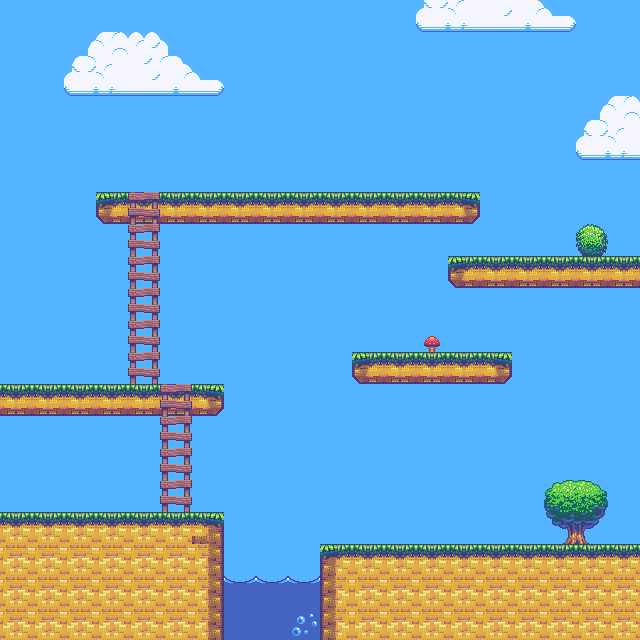

Below is a game level as drawn by its tile map, then a one-line description and the .tmx that defines it (tile-layer data replaced by summaries):
An orthogonal 20x20 tile map with 32x32 px tiles, 4 tile layers (Sky, Trees, Ground, Ladders) and 12 objects (Player1, Player2, key_1, key_2, T1, ...).

<map version="1.5" tiledversion="1.5.0" orientation="orthogonal" renderorder="right-down" width="20" height="20" tilewidth="32" tileheight="32" infinite="0" nextlayerid="12" nextobjectid="15">
 <tileset firstgid="1" source="../generic_platformer_tiles.tsx" />
 <layer id="4" name="Sky" width="20" height="20">
  <data>[400 cells, 400 non-empty, 10 distinct tile ids]</data>
 </layer>
 <layer id="2" name="Trees" width="20" height="20">
  <data>[400 cells, 6 non-empty, 6 distinct tile ids]</data>
 </layer>
 <layer id="1" name="Ground" width="20" height="20">
  <data>[400 cells, 94 non-empty, 12 distinct tile ids]</data>
 </layer>
 <layer id="3" name="Ladders" width="20" height="20">
  <data>[400 cells, 10 non-empty, 1 distinct tile ids]</data>
 </layer>
 <objectgroup id="5" name="Spawn">
  <object id="1" name="Player1" x="110.176" y="494.262" />
  <object id="2" name="Player2" x="47.4369" y="495.792" />
 </objectgroup>
 <objectgroup id="10" name="Keys">
  <object id="12" name="key_1" x="302.984" y="174.445" />
  <object id="13" name="key_2" x="433.053" y="174.445" />
 </objectgroup>
 <objectgroup id="11" name="Cages">
  <object id="14" x="81.1018" y="365.723" />
 </objectgroup>
 <objectgroup id="6" name="Coins">
  <object id="3" x="206.58" y="175.976">
   <ellipse />
  </object>
  <object id="4" x="44.3764" y="368.783">
   <ellipse />
  </object>
  <object id="5" x="429.992" y="524.866">
   <ellipse />
  </object>
  <object id="6" x="399.388" y="332.058">
   <ellipse />
  </object>
  <object id="7" x="524.866" y="237.184">
   <ellipse />
  </object>
 </objectgroup>
 <objectgroup id="8" name="Teleporters">
  <object id="10" name="T1" gid="123" x="475.201" y="543.927" width="32" height="32">
   <properties>
    <property name="to" value="T2" />
   </properties>
  </object>
  <object id="11" name="T2" gid="123" x="193.64" y="511.792" width="32" height="32">
   <properties>
    <property name="to" value="T1" />
   </properties>
  </object>
 </objectgroup>
</map>
